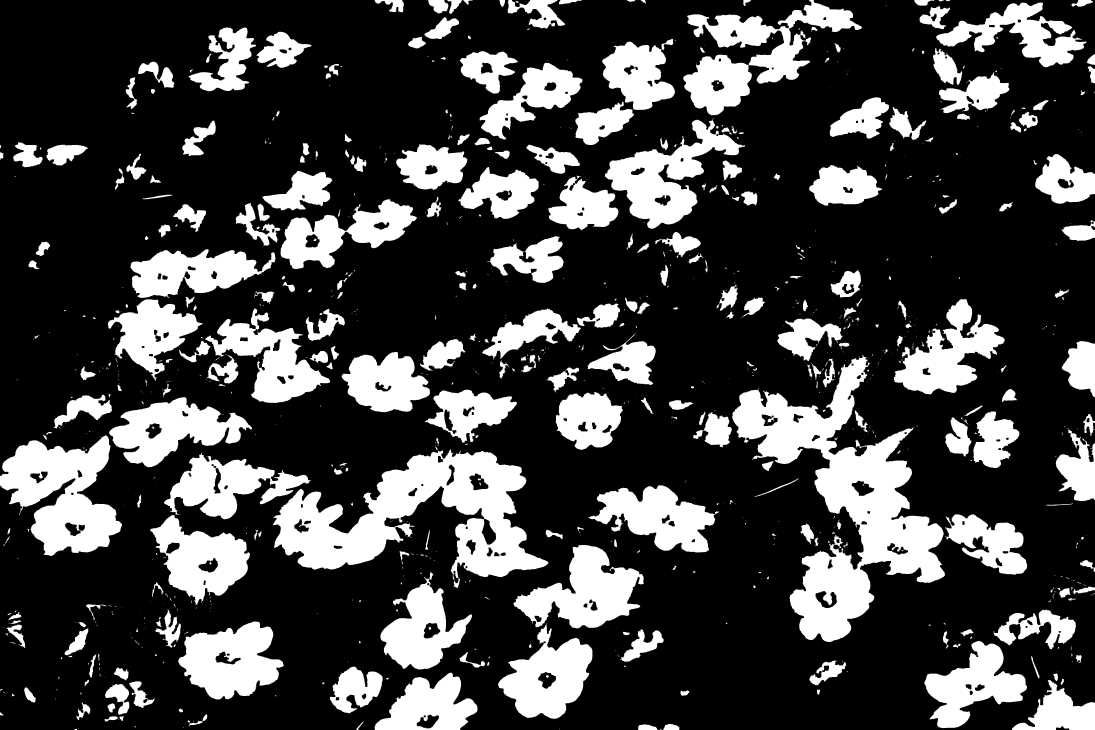
#> input picture packages/466/the4/report (overleaf export)/A1.png, 5472 x 3648 px, found by its file name (shown at 1/5 size)
$ python main.py
#> lines starting #> are read from the running program, lines starting #| are printed output that depends on the picture; after the words box and inside, x2 and y2 are one past the last pixel; in counts of white or black regions, pixels touching at a corner belong together
#> in main, a1 is the input picture: shape (3648, 5472, 3); 25.9% white; 1074 white regions (527 under 20 px), largest, box (x1, y1, x2, y2) and area: (3659, 1775, 4725, 3210) 511158, (1365, 2245, 2742, 2939) 402904, (0, 2177, 610, 2780) 206948
import cv2 as cv
import numpy as np
import os
from sklearn.cluster import MeanShift
from sklearn.cluster import estimate_bandwidth
from skimage import segmentation, color
from skimage.future import graph
from matplotlib import pyplot as plt
import networkx as nx

INPUT_PATH = "./THE4_Images/"
OUTPUT_PATH = "./Outputs/"

ncut_parameters = [
    {'compactness': 30, 'n_segments': 700, 'max_num_iter': 100},
    {'compactness': 20, 'n_segments': 600, 'max_num_iter': 150},
    {'compactness': 10, 'n_segments': 500, 'max_num_iter': 200},
]

meanShift_parameters = [
    { 'quantile': 0.1, 'n_samples': 100, 'max_iter': 100 },
    { 'quantile': 0.2, 'n_samples': 200, 'max_iter': 200 },
    { 'quantile': 0.3, 'n_samples': 300, 'max_iter': 300 },
]


def count_flowers(image, image_name, threshold, erode_iterations=1, dilate_iterations=1):
#> called with image_name = 'A1', threshold = 80, erode_iterations = 2, dilate_iterations = 2
    image = cv.GaussianBlur(image, (5, 5), 0)

    gray = cv.cvtColor(image, cv.COLOR_BGR2GRAY)

    ret, thresh = cv.threshold(gray, threshold, 255, cv.THRESH_BINARY_INV)
#> thresh: shape (3648, 5472); 73.8% white; 899 black regions (312 under 20 px), largest, box (x1, y1, x2, y2) and area: (3659, 1775, 4725, 3210) 515875, (1365, 2245, 2742, 2939) 406745, (0, 2177, 610, 2780) 208737
#> ret = 80

    kernel = np.ones((5, 5), np.uint8)
    opening = cv.morphologyEx(thresh, cv.MORPH_OPEN, kernel, iterations=2)
#> opening: shape (3648, 5472); 73.6% white; 862 black regions (302 under 20 px), largest, box (x1, y1, x2, y2) and area: (3659, 1775, 4725, 3210) 518483, (1365, 2245, 2742, 2939) 408389, (0, 2177, 610, 2780) 209386

    mask = cv.erode(opening, kernel, iterations=erode_iterations)
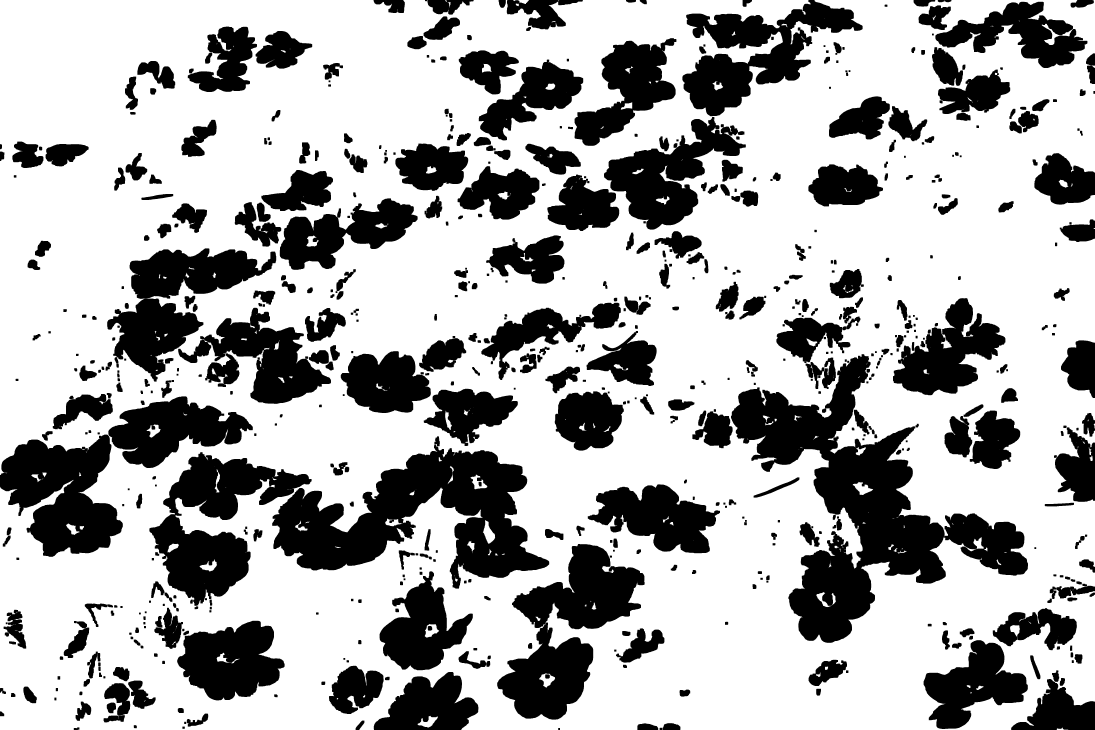
#> mask: shape (3648, 5472) (shown at 1/5 size); 68.9% white; 653 black regions, largest, box (x1, y1, x2, y2) and area: (3655, 1771, 5140, 3214) 656207, (1361, 2223, 2746, 2943) 453270, (2486, 2720, 3223, 3598) 284738
    mask = cv.dilate(mask, kernel, iterations=dilate_iterations)

    mask_white = cv.bitwise_not(mask)
#> mask_white: shape (3648, 5472); 26.4% white; 862 white regions (302 under 20 px)

    contours, hierarchy = cv.findContours(mask_white, cv.RETR_EXTERNAL, cv.CHAIN_APPROX_SIMPLE)
#> contours = 854 contours, 374 with area under 20; largest, box (x1, y1, x2, y2) and area: (3659, 1775, 4725, 3210) 531650, (1365, 2245, 2742, 2939) 424524, (0, 2177, 610, 2780) 214110, (3416, 0, 4309, 577) 186230, (3024, 597, 3725, 1144) 148198
    contours = sorted(contours, key=cv.contourArea, reverse=True)
    avg_area = 0
    for contour in contours:
        area = cv.contourArea(contour)
        avg_area += area
#> this loop made 854 passes
#> (area, avg_area) on passes 1 to 3: (531650, 531650), (424524, 956174), (214110, 1170284)
#> after the loop, avg_area = 5321248.5
    avg_area /= len(contours)
#> avg_area = 6231
    filtered_contours = []
    for contour in contours:
        area = cv.contourArea(contour)
        if area > avg_area * 0.4:
            filtered_contours.append(contour)
#> this loop made 854 passes
#> area on passes 1 to 3: 531650, 424524, 214110
#> after the loop, filtered_contours = 101 contours; largest, box (x1, y1, x2, y2) and area: (3659, 1775, 4725, 3210) 531650, (1365, 2245, 2742, 2939) 424524, (0, 2177, 610, 2780) 214110, (3416, 0, 4309, 577) 186230, (3024, 597, 3725, 1144) 148198
    print("The number of flowers in image {} is {}".format(image_name, str(len(filtered_contours))))
#| The number of flowers in image A1 is 101

    return mask_white


# [106 lines left out: functions meanShift, ncut, display, regionAdjacency, createTree, segmentationFn, not called in this run]


def makeSegmentation():
    images = ['B1', 'B2', 'B3', 'B4']
    for x in images:
        image = cv.imread(INPUT_PATH + x + '.jpg')
        if image.shape[0] > 1000 or image.shape[1] > 1000:
            image = cv.resize(image, (image.shape[1] // 4, image.shape[0] // 4), interpolation = cv.INTER_AREA)
        result = segmentationFn(image, meanShift_parameters[0], meanShift)
        cv.imwrite(OUTPUT_PATH + '{}_algorithm_meanshift_parameterset_1.png'.format(x), result)
        result = segmentationFn(image, meanShift_parameters[1], meanShift)
        cv.imwrite(OUTPUT_PATH + '{}_algorithm_meanshift_parameterset_2.png'.format(x), result)
        result = segmentationFn(image, meanShift_parameters[2], meanShift)
        cv.imwrite(OUTPUT_PATH + '{}_algorithm_meanshift_parameterset_3.png'.format(x), result)
        result = segmentationFn(image, ncut_parameters[0], ncut)
        cv.imwrite(OUTPUT_PATH + '{}_algorithm_ncut_parameterset_1.png'.format(x), result)
        result = segmentationFn(image, ncut_parameters[1], ncut)
        cv.imwrite(OUTPUT_PATH + '{}_algorithm_ncut_parameterset_2.png'.format(x), result)
        result = segmentationFn(image, ncut_parameters[2], ncut)
        cv.imwrite(OUTPUT_PATH + '{}_algorithm_ncut_parameterset_3.png'.format(x), result)


def main():
    if not os.path.exists(OUTPUT_PATH):
        os.makedirs(OUTPUT_PATH)
    a1 = cv.imread(INPUT_PATH + "A1.png")
    a1 = count_flowers(a1, image_name="A1", erode_iterations=2, dilate_iterations=2, threshold=80)
    cv.imwrite(OUTPUT_PATH + "A1.png", a1)

    a2 = cv.imread(INPUT_PATH + "A2.png")
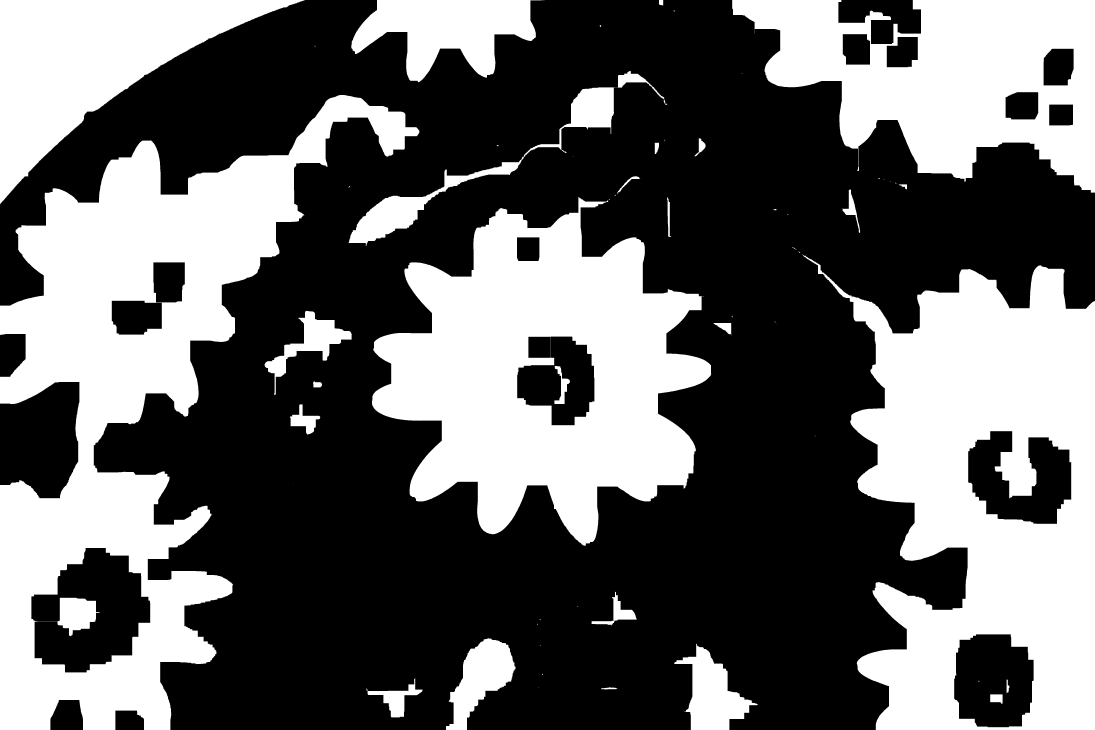
#> input picture packages/466/the4/report (overleaf export)/A2.png, 5472 x 3648 px, found by its file name (shown at 1/5 size)
#> a2 is the input picture: shape (3648, 5472, 3); 40% white; 63 white regions (25 under 20 px), largest, box (x1, y1, x2, y2) and area: (0, 475, 2097, 3648) 2206164, (4015, 1275, 5472, 3648) 1928762, (1859, 985, 3556, 2729) 1628295
    a2 = count_flowers(a2, image_name="A2", erode_iterations=25, dilate_iterations=25, threshold=110)
#> call 2 of count_flowers, with image_name = 'A2', threshold = 110, erode_iterations = 25, dilate_iterations = 25
#> in count_flowers (call 2), `ret, thresh = cv.threshold(gray, threshold, 255, cv.THRESH_BINARY_INV)`: thresh: shape (3648, 5472); 60% white; 57 black regions (17 under 20 px), largest, box (x1, y1, x2, y2) and area: (0, 475, 2097, 3648) 2179559, (4015, 1275, 5472, 3648) 1929022, (1859, 985, 3556, 2729) 1628335
#> in count_flowers (call 2), `ret, thresh = cv.threshold(gray, threshold, 255, cv.THRESH_BINARY_INV)`: ret = 110
#> in count_flowers (call 2), `opening = cv.morphologyEx(thresh, cv.MORPH_OPEN, kernel, iterations=2)`: opening: shape (3648, 5472); 60% white; 57 black regions (17 under 20 px), largest, box (x1, y1, x2, y2) and area: (0, 475, 2097, 3648) 2179559, (4015, 1275, 5472, 3648) 1929023, (1859, 985, 3556, 2729) 1628335
#> in count_flowers (call 2), `mask = cv.erode(opening, kernel, iterations=erode_iterations)`: mask: shape (3648, 5472); 40.1% white; 36 white regions (2 under 20 px), largest, box (x1, y1, x2, y2) and area: (192, 0, 5472, 3648) 7669135, (0, 1960, 346, 2440) 107323, (223, 2791, 700, 3312) 73900
#> in count_flowers (call 2), `mask = cv.dilate(mask, kernel, iterations=dilate_iterations)`:
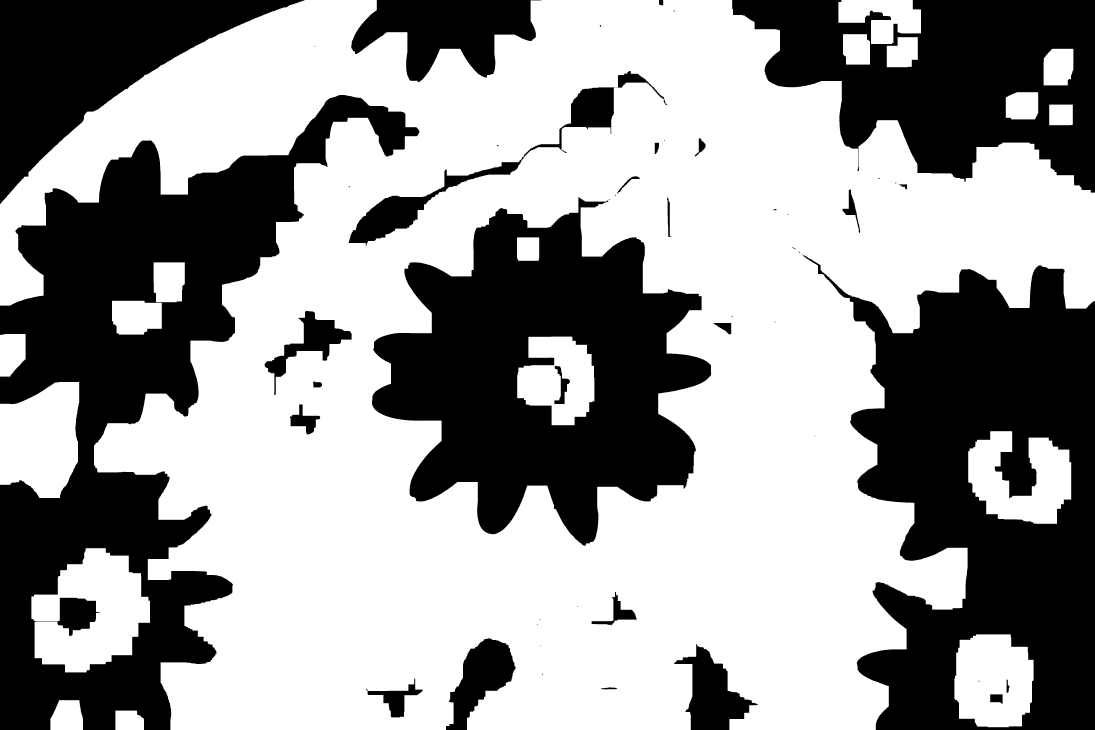
#> mask: shape (3648, 5472) (shown at 1/5 size); 59.9% white; 55 black regions (17 under 20 px), largest, box (x1, y1, x2, y2) and area: (0, 475, 2097, 3648) 2213340, (4015, 1275, 5472, 3648) 1930439, (1859, 985, 3556, 2729) 1629626
#> in count_flowers (call 2), `mask_white = cv.bitwise_not(mask)`: mask_white: shape (3648, 5472); 40.1% white; 55 white regions (17 under 20 px)
#> in count_flowers (call 2), `contours, hierarchy = cv.findContours(mask_white, cv.RETR_EXTERNAL, cv..`: contours = 51 contours, 22 with area under 20; largest, box (x1, y1, x2, y2) and area: (0, 475, 2097, 3648) 2503194, (4015, 1275, 5472, 3648) 2234024, (1859, 985, 3556, 2729) 1764151, (3661, 0, 5472, 963) 1092482, (0, 0, 1523, 1021) 616417
#> the loop in count_flowers (call 2), `for contour in contours:` made 51 passes
#> (area, avg_area) on passes 1 to 12: (2503194, 2503194), (2234023.5, 4737217.5), (1764151, 6501368.5), (1092482.5, 7593851), (616417, 8210268), (218034.5, 8428302.5), (118311.5, 8546614), (80696, 8627310), (77155.5, 8704465.5), (44808.5, 8749274), (15805.5, 8765079.5), (9276.5, 8774356)
#> after the loop in count_flowers (call 2), `for contour in contours:`: avg_area = 8798491.5
#> in count_flowers (call 2), `avg_area /= len(contours)`: avg_area = 172519.4
#> the loop in count_flowers (call 2), `for contour in contours:` made 51 passes
#> area on passes 1 to 12: 2503194, 2234023.5, 1764151, 1092482.5, 616417, 218034.5, 118311.5, 80696, 77155.5, 44808.5, 15805.5, 9276.5
#> after the loop in count_flowers (call 2), `for contour in contours:`: filtered_contours = 9 contours; largest, box (x1, y1, x2, y2) and area: (0, 475, 2097, 3648) 2503194, (4015, 1275, 5472, 3648) 2234024, (1859, 985, 3556, 2729) 1764151, (3661, 0, 5472, 963) 1092482, (0, 0, 1523, 1021) 616417
#| The number of flowers in image A2 is 9
    cv.imwrite(OUTPUT_PATH + "A2.png", a2)

    a3 = cv.imread(INPUT_PATH + "A3.png")
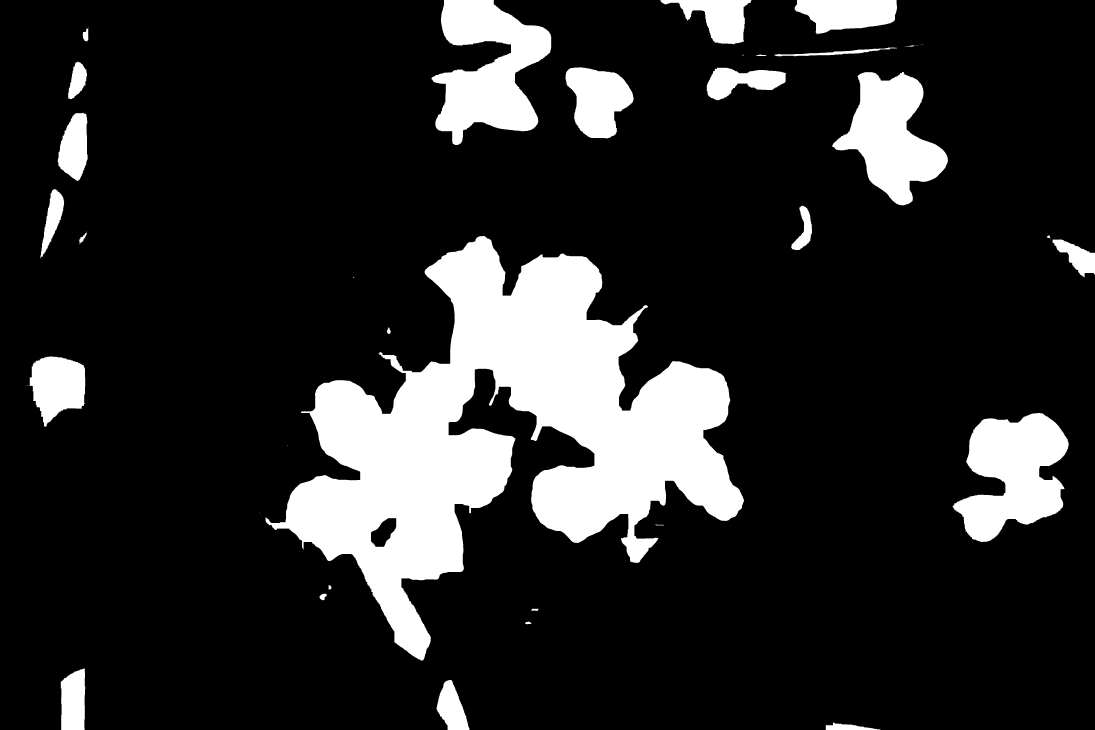
#> input picture packages/466/the4/report (overleaf export)/A3.png, 5472 x 3648 px, found by its file name (shown at 1/5 size)
#> a3 is the input picture: shape (3648, 5472, 3); 15.8% white; 37 white regions (6 under 20 px), largest, box (x1, y1, x2, y2) and area: (1327, 1180, 3720, 3303) 2011228, (2158, 0, 2756, 725) 244285, (4762, 2065, 5343, 2711) 230067
    a3 = count_flowers(a3, image_name="A3",erode_iterations=10, dilate_iterations=10, threshold=130)
#> call 3 of count_flowers, with image_name = 'A3', threshold = 130, erode_iterations = 10, dilate_iterations = 10
#> in count_flowers (call 3), `ret, thresh = cv.threshold(gray, threshold, 255, cv.THRESH_BINARY_INV)`: thresh: shape (3648, 5472); 84.2% white; 34 black regions (5 under 20 px), largest, box (x1, y1, x2, y2) and area: (1328, 1180, 3720, 3303) 2011158, (2158, 0, 2756, 725) 244240, (4762, 2065, 5343, 2710) 230020
#> in count_flowers (call 3), `ret, thresh = cv.threshold(gray, threshold, 255, cv.THRESH_BINARY_INV)`: ret = 130
#> in count_flowers (call 3), `mask = cv.erode(opening, kernel, iterations=erode_iterations)`:
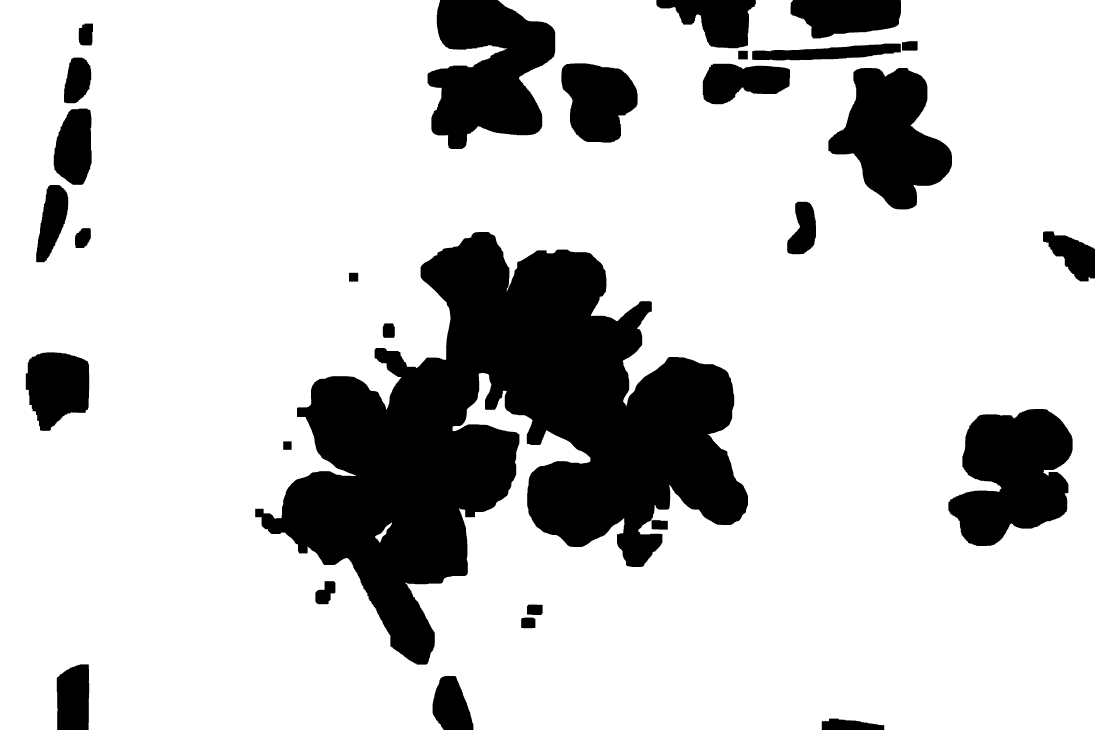
#> mask: shape (3648, 5472) (shown at 1/5 size); 79.7% white; 29 black regions, largest, box (x1, y1, x2, y2) and area: (1276, 1160, 3740, 3323) 2392251, (2138, 0, 2776, 745) 316860, (4742, 2045, 5363, 2730) 297140
#> in count_flowers (call 3), `mask = cv.dilate(mask, kernel, iterations=dilate_iterations)`: mask: shape (3648, 5472); 84.2% white; 34 black regions (5 under 20 px), largest, box (x1, y1, x2, y2) and area: (1328, 1180, 3720, 3303) 2011678, (2158, 0, 2756, 725) 244240, (4762, 2065, 5343, 2710) 230140
#> in count_flowers (call 3), `mask_white = cv.bitwise_not(mask)`: mask_white: shape (3648, 5472); 15.8% white; 34 white regions (5 under 20 px)
#> in count_flowers (call 3), `contours, hierarchy = cv.findContours(mask_white, cv.RETR_EXTERNAL, cv..`: contours = 34 contours, 5 with area under 20; largest, box (x1, y1, x2, y2) and area: (1328, 1180, 3720, 3303) 2016036, (2158, 0, 2756, 725) 242702, (4762, 2065, 5343, 2710) 228891, (4162, 360, 4740, 1027) 198038, (2827, 337, 3168, 693) 81221
#> the loop in count_flowers (call 3), `for contour in contours:` made 34 passes
#> (area, avg_area) on passes 1 to 12: (2016035.5, 2016035.5), (242701.5, 2258737), (228891, 2487628), (198038.5, 2685666.5), (81221, 2766887.5), (68244, 2835131.5), (63280, 2898411.5), (48810.5, 2947222), (36977.5, 2984199.5), (35980, 3020179.5), (32496, 3052675.5), (24206.5, 3076882)
#> after the loop in count_flowers (call 3), `for contour in contours:`: avg_area = 3148336.5
#> in count_flowers (call 3), `avg_area /= len(contours)`: avg_area = 92598.1
#> the loop in count_flowers (call 3), `for contour in contours:` made 34 passes
#> area on passes 1 to 12: 2016035.5, 242701.5, 228891, 198038.5, 81221, 68244, 63280, 48810.5, 36977.5, 35980, 32496, 24206.5
#> after the loop in count_flowers (call 3), `for contour in contours:`: filtered_contours = 8 contours; box (x1, y1, x2, y2) and area: (1328, 1180, 3720, 3303) 2016036, (2158, 0, 2756, 725) 242702, (4762, 2065, 5343, 2710) 228891, (4162, 360, 4740, 1027) 198038, (2827, 337, 3168, 693) 81221, (149, 1782, 426, 2134) 68244, (3973, 0, 4485, 172) 63280, (3302, 0, 3759, 221) 48810
#| The number of flowers in image A3 is 8
    cv.imwrite(OUTPUT_PATH + "A3.png", a3)

    makeSegmentation()


if __name__ == '__main__':
#> (the run stopped early here; a loop or call above may not have finished)
